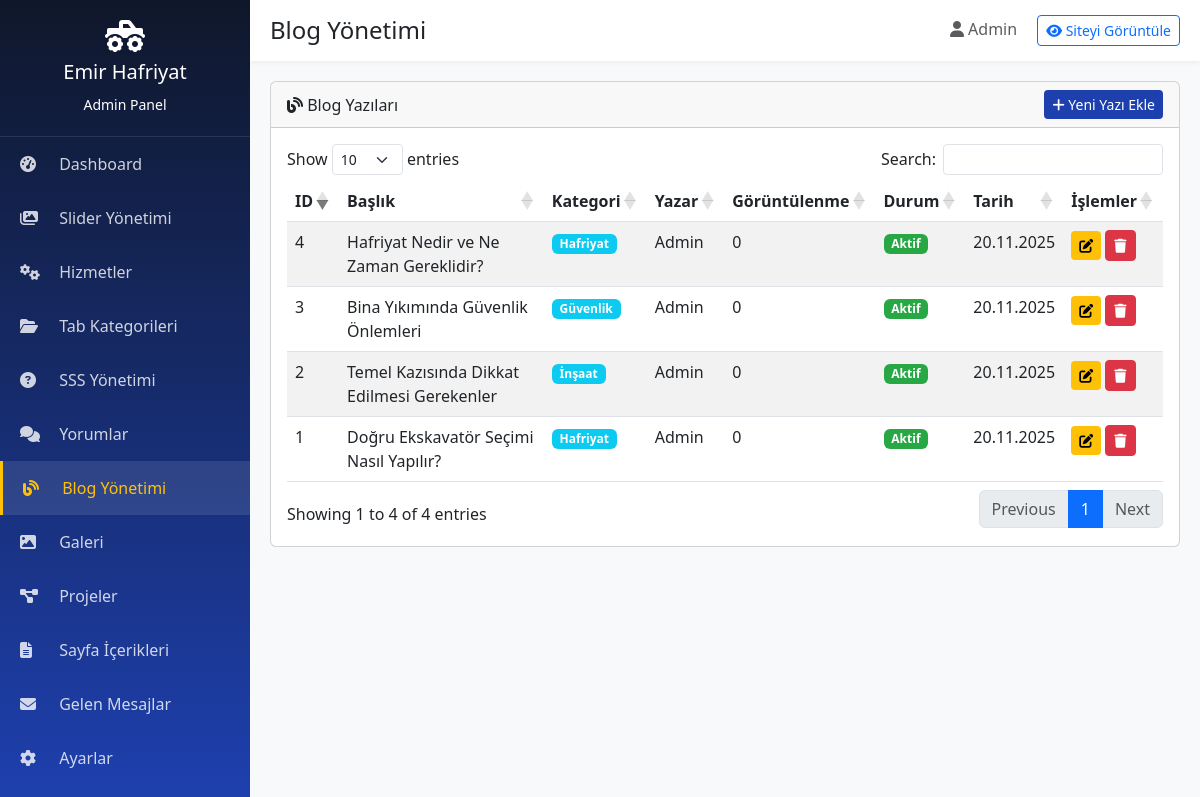
Screenshot of /admin/blog.php (signed in) with the database file from the repository.
### tables this page shows
CREATE TABLE `blog` (
  `id` int(11) NOT NULL AUTO_INCREMENT,
  `title` varchar(200) NOT NULL,
  `slug` varchar(200) NOT NULL,
  `excerpt` text,
  `content` text NOT NULL,
  `featured_image` varchar(255) DEFAULT NULL,
  `category` varchar(100) DEFAULT NULL,
  `author` varchar(100) DEFAULT 'Admin',
  `views` int(11) DEFAULT 0,
  `status` tinyint(1) DEFAULT 1,
  `meta_title` varchar(200) DEFAULT NULL,
  `meta_description` text,
  `meta_keywords` text,
  `created_at` timestamp NOT NULL DEFAULT CURRENT_TIMESTAMP,
  `updated_at` timestamp NOT NULL DEFAULT CURRENT_TIMESTAMP ON UPDATE CURRENT_TIMESTAMP,
  PRIMARY KEY (`id`),
  UNIQUE KEY `slug` (`slug`)
);

### config.php (called while the page is built, shortened)
<?php
spl_autoload_register(function($class) {
    $file = BASE_PATH . '/includes/classes/' . $class . '.php';
});
require_once BASE_PATH . '/includes/functions.php';

### includes/classes/Database.php (called while the page is built, shortened)
<?php
class Database {
    private static $instance = null;
    private $conn;
    private function __construct() {
        try {
            $dsn = "mysql:host=" . DB_HOST . ";dbname=" . DB_NAME . ";charset=" . DB_CHARSET;
            $this->conn = new PDO($dsn, DB_USER, DB_PASS);
            $this->conn->setAttribute(PDO::ATTR_ERRMODE, PDO::ERRMODE_EXCEPTION);
            $this->conn->setAttribute(PDO::ATTR_DEFAULT_FETCH_MODE, PDO::FETCH_ASSOC);
            $this->conn->setAttribute(PDO::ATTR_EMULATE_PREPARES, false);
        } catch(PDOException $e) {
            die("Veritabanı bağlantısı başarısız: " . $e->getMessage());
        }
    }
    public static function getInstance() {
        if (self::$instance === null) {
            self::$instance = new self();
        }
        return self::$instance;
    }
    public function query($sql, $params = []) {
        try {
            $stmt = $this->conn->prepare($sql);
            $stmt->execute($params);
            return $stmt;
        } catch(PDOException $e) {
            error_log("Query Error: " . $e->getMessage());
            return false;
        }
    }
    public function fetchAll($sql, $params = []) {
        $stmt = $this->query($sql, $params);
        return $stmt ? $stmt->fetchAll() : [];
    }
}

### includes/functions.php (called while the page is built, shortened)
<?php
function clean($data) {
    return htmlspecialchars(strip_tags(trim($data)), ENT_QUOTES, 'UTF-8');
}
function formatDate($date, $format = 'd.m.Y') {
    return date($format, strtotime($date));
}

### admin/blog.php (the view, shortened to what this page needs)
<?php
include 'includes/header.php';
$blogs = $db->fetchAll("SELECT * FROM blog ORDER BY created_at DESC");
?>
<div class="card">
    <div class="card-header d-flex justify-content-between align-items-center">
        <span><i class="fas fa-blog"></i> Blog Yazıları</span>
        <a href="blog_add.php" class="btn btn-sm btn-primary">
            <i class="fas fa-plus"></i> Yeni Yazı Ekle
        </a>
    </div>
    <div class="card-body">
        <table class="table table-striped datatable">
            <thead>
                <tr>
                    <th>ID</th>
                    <th>Başlık</th>
                    <th>Kategori</th>
                    <th>Yazar</th>
                    <th>Görüntülenme</th>
                    <th>Durum</th>
                    <th>Tarih</th>
                    <th>İşlemler</th>
                </tr>
            </thead>
            <tbody>
                <?php foreach ($blogs as $blog): ?>
                    <tr>
                        <td><?= $blog['id'] ?></td>
                        <td><?= clean($blog['title']) ?></td>
                        <td><span class="badge bg-info"><?= clean($blog['category']) ?></span></td>
                        <td><?= clean($blog['author']) ?></td>
                        <td><?= $blog['views'] ?></td>
                        <td>
                            <?php if ($blog['status']): ?>
                                <span class="badge badge-active">Aktif</span>
                            <?php else: ?>
                                <span class="badge badge-inactive">Pasif</span>
                            <?php endif; ?>
                        </td>
                        <td><?= formatDate($blog['created_at'], 'd.m.Y') ?></td>
                        <td class="table-actions">
                            <a href="blog_edit.php?id=<?= $blog['id'] ?>" class="btn btn-sm btn-warning">
                                <i class="fas fa-edit"></i>
                            </a>
                            <a href="blog_delete.php?id=<?= $blog['id'] ?>" class="btn btn-sm btn-danger btn-delete">
                                <i class="fas fa-trash"></i>
                            </a>
                        </td>
                    </tr>
                <?php endforeach; ?>
            </tbody>
        </table>
    </div>
</div>
<?php include 'includes/footer.php'; ?>

### admin/includes/header.php (style rules this page uses)
:root { --sidebar-width: 250px; --primary-yellow: #FFC107; --primary-blue: #1E40AF; --dark-blue: #0F172A; }
body { background: #f8f9fa; }
.btn-primary { background: var(--primary-blue); border: none; }
.btn-warning { background: var(--primary-yellow); border: none; color: #000; }
.table-actions { white-space: nowrap; }
.badge-active { background: #28a745; }

### rows the page displays
blog: id "1", title "Doğru Ekskavatör Seçimi Nasıl Yapılır?", category "Hafriyat", author "Admin", views "0", status "Aktif", created_at "20.11.2025"
blog: id "2", title "Temel Kazısında Dikkat Edilmesi Gerekenler", category "İnşaat", author "Admin", views "0", status "Aktif", created_at "20.11.2025"
blog: id "3", title "Bina Yıkımında Güvenlik Önlemleri", category "Güvenlik", author "Admin", views "0", status "Aktif", created_at "20.11.2025"
blog: id "4", title "Hafriyat Nedir ve Ne Zaman Gereklidir?", category "Hafriyat", author "Admin", views "0", status "Aktif", created_at "20.11.2025"

### other values shown
$pageTitle "Blog Yönetimi"
$_SESSION['admin_name'] "Admin"
